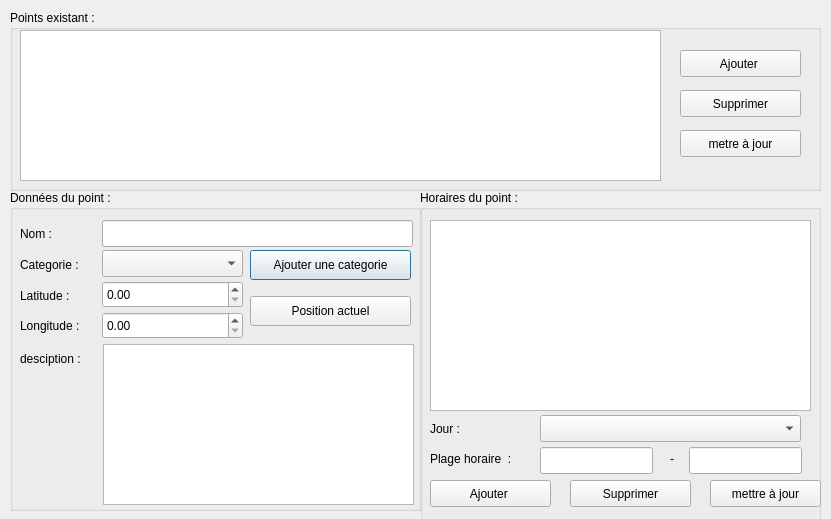
<?xml version="1.0" encoding="UTF-8"?>
<ui version="4.0">
 <class>edit_point</class>
 <widget class="QDialog" name="edit_point">
  <property name="geometry">
   <rect>
    <x>0</x>
    <y>0</y>
    <width>831</width>
    <height>519</height>
   </rect>
  </property>
  <property name="windowTitle">
   <string>Dialog</string>
  </property>
  <widget class="QGroupBox" name="Point">
   <property name="geometry">
    <rect>
     <x>10</x>
     <y>190</y>
     <width>411</width>
     <height>321</height>
    </rect>
   </property>
   <property name="title">
    <string>Données du point :</string>
   </property>
   <property name="flat">
    <bool>false</bool>
   </property>
   <widget class="QLineEdit" name="nom_point">
    <property name="geometry">
     <rect>
      <x>92</x>
      <y>30</y>
      <width>311</width>
      <height>27</height>
     </rect>
    </property>
    <property name="text">
     <string/>
    </property>
   </widget>
   <widget class="QLabel" name="point_name_lab">
    <property name="geometry">
     <rect>
      <x>10</x>
      <y>36</y>
      <width>91</width>
      <height>16</height>
     </rect>
    </property>
    <property name="text">
     <string>Nom :</string>
    </property>
   </widget>
   <widget class="QLabel" name="categorie_point_lab">
    <property name="geometry">
     <rect>
      <x>10</x>
      <y>66</y>
      <width>81</width>
      <height>17</height>
     </rect>
    </property>
    <property name="text">
     <string>Categorie :</string>
    </property>
   </widget>
   <widget class="QComboBox" name="categorie_point">
    <property name="geometry">
     <rect>
      <x>92</x>
      <y>60</y>
      <width>141</width>
      <height>27</height>
     </rect>
    </property>
   </widget>
   <widget class="QLabel" name="lat_point_lab">
    <property name="geometry">
     <rect>
      <x>10</x>
      <y>97</y>
      <width>91</width>
      <height>17</height>
     </rect>
    </property>
    <property name="text">
     <string>Latitude :</string>
    </property>
   </widget>
   <widget class="QDoubleSpinBox" name="lat_point">
    <property name="geometry">
     <rect>
      <x>92</x>
      <y>91</y>
      <width>141</width>
      <height>27</height>
     </rect>
    </property>
   </widget>
   <widget class="QLabel" name="Lon_point_lab">
    <property name="geometry">
     <rect>
      <x>10</x>
      <y>127</y>
      <width>91</width>
      <height>17</height>
     </rect>
    </property>
    <property name="text">
     <string>Longitude : </string>
    </property>
   </widget>
   <widget class="QDoubleSpinBox" name="lon_point">
    <property name="geometry">
     <rect>
      <x>92</x>
      <y>122</y>
      <width>141</width>
      <height>27</height>
     </rect>
    </property>
   </widget>
   <widget class="QLabel" name="decription_point_lab">
    <property name="geometry">
     <rect>
      <x>10</x>
      <y>160</y>
      <width>81</width>
      <height>17</height>
     </rect>
    </property>
    <property name="text">
     <string>desciption :</string>
    </property>
   </widget>
   <widget class="QPlainTextEdit" name="description_point">
    <property name="geometry">
     <rect>
      <x>93</x>
      <y>154</y>
      <width>311</width>
      <height>161</height>
     </rect>
    </property>
   </widget>
   <widget class="QPushButton" name="categorie_point_but">
    <property name="geometry">
     <rect>
      <x>240</x>
      <y>60</y>
      <width>161</width>
      <height>30</height>
     </rect>
    </property>
    <property name="text">
     <string>Ajouter une categorie</string>
    </property>
   </widget>
   <widget class="QPushButton" name="pushButton">
    <property name="geometry">
     <rect>
      <x>240</x>
      <y>106</y>
      <width>161</width>
      <height>30</height>
     </rect>
    </property>
    <property name="text">
     <string>Position actuel</string>
    </property>
   </widget>
  </widget>
  <widget class="QGroupBox" name="heures_point_box">
   <property name="geometry">
    <rect>
     <x>420</x>
     <y>190</y>
     <width>401</width>
     <height>331</height>
    </rect>
   </property>
   <property name="title">
    <string>Horaires du point :</string>
   </property>
   <widget class="QTableView" name="viewheures">
    <property name="geometry">
     <rect>
      <x>10</x>
      <y>30</y>
      <width>381</width>
      <height>191</height>
     </rect>
    </property>
   </widget>
   <widget class="QLabel" name="jour_heur_lab">
    <property name="geometry">
     <rect>
      <x>10</x>
      <y>230</y>
      <width>131</width>
      <height>17</height>
     </rect>
    </property>
    <property name="text">
     <string>Jour :</string>
    </property>
   </widget>
   <widget class="QComboBox" name="jour_heur">
    <property name="geometry">
     <rect>
      <x>120</x>
      <y>225</y>
      <width>261</width>
      <height>27</height>
     </rect>
    </property>
   </widget>
   <widget class="QLabel" name="plage_heur">
    <property name="geometry">
     <rect>
      <x>10</x>
      <y>260</y>
      <width>101</width>
      <height>17</height>
     </rect>
    </property>
    <property name="frameShape">
     <enum>QFrame::NoFrame</enum>
    </property>
    <property name="text">
     <string>Plage horaire  :</string>
    </property>
   </widget>
   <widget class="QLabel" name="label">
    <property name="geometry">
     <rect>
      <x>250</x>
      <y>260</y>
      <width>16</width>
      <height>17</height>
     </rect>
    </property>
    <property name="text">
     <string>-</string>
    </property>
   </widget>
   <widget class="QPushButton" name="jout_heur">
    <property name="geometry">
     <rect>
      <x>10</x>
      <y>290</y>
      <width>121</width>
      <height>27</height>
     </rect>
    </property>
    <property name="text">
     <string>Ajouter </string>
    </property>
   </widget>
   <widget class="QPushButton" name="supr_heur">
    <property name="geometry">
     <rect>
      <x>150</x>
      <y>290</y>
      <width>121</width>
      <height>27</height>
     </rect>
    </property>
    <property name="text">
     <string>Supprimer</string>
    </property>
   </widget>
   <widget class="QPushButton" name="submit_heure">
    <property name="geometry">
     <rect>
      <x>290</x>
      <y>290</y>
      <width>111</width>
      <height>27</height>
     </rect>
    </property>
    <property name="text">
     <string>mettre à jour</string>
    </property>
   </widget>
   <widget class="QLineEdit" name="debut_heur">
    <property name="geometry">
     <rect>
      <x>120</x>
      <y>257</y>
      <width>113</width>
      <height>27</height>
     </rect>
    </property>
   </widget>
   <widget class="QLineEdit" name="fin_heur">
    <property name="geometry">
     <rect>
      <x>269</x>
      <y>257</y>
      <width>113</width>
      <height>27</height>
     </rect>
    </property>
   </widget>
  </widget>
  <widget class="QGroupBox" name="groupBox">
   <property name="geometry">
    <rect>
     <x>10</x>
     <y>10</y>
     <width>811</width>
     <height>181</height>
    </rect>
   </property>
   <property name="title">
    <string>Points existant :</string>
   </property>
   <widget class="QPushButton" name="supr_point">
    <property name="geometry">
     <rect>
      <x>670</x>
      <y>80</y>
      <width>121</width>
      <height>27</height>
     </rect>
    </property>
    <property name="text">
     <string>Supprimer</string>
    </property>
   </widget>
   <widget class="QPushButton" name="jout_point">
    <property name="geometry">
     <rect>
      <x>670</x>
      <y>40</y>
      <width>121</width>
      <height>27</height>
     </rect>
    </property>
    <property name="text">
     <string>Ajouter </string>
    </property>
   </widget>
   <widget class="QTableView" name="table_point">
    <property name="geometry">
     <rect>
      <x>10</x>
      <y>20</y>
      <width>641</width>
      <height>151</height>
     </rect>
    </property>
   </widget>
   <widget class="QPushButton" name="submit_point">
    <property name="geometry">
     <rect>
      <x>670</x>
      <y>120</y>
      <width>121</width>
      <height>27</height>
     </rect>
    </property>
    <property name="text">
     <string>metre à jour</string>
    </property>
   </widget>
  </widget>
 </widget>
 <resources/>
 <connections/>
</ui>
